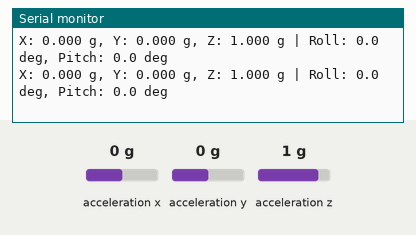
A sketch run on a simulated Arduino Uno, built with avr-gcc and run on an emulated ATmega328P. Parts: the last lines printed to the serial monitor. Wiring (inferred from the names in the program): ADXL345 accelerometer at I2C address 0x53. The inputs (shaded band) are chosen by the test bench; at power-on: acceleration x 0 g, acceleration y 0 g, acceleration z 1 g.

Above: at 1.8 s.
1.9 s: acceleration x set to -1.4 g
At 1.96 s:
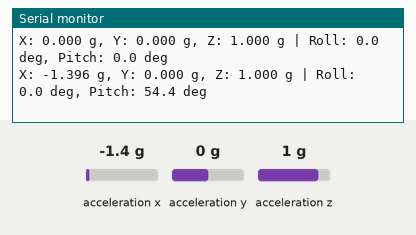
3.4 s: acceleration y set to -1.4 g
At 3.42 s:
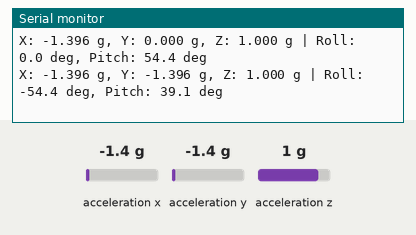
4.9 s: acceleration z set to -1.4 g
At 4.92 s:
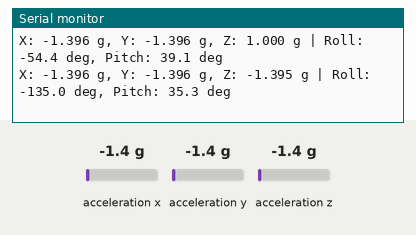
Timing chart, 0 to 7.9 s (numbered marks = the images above; inputs shaded):
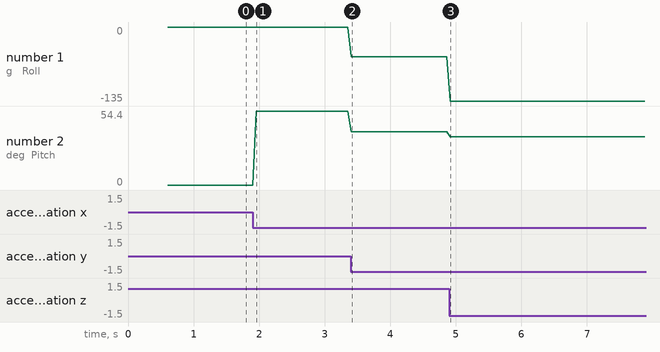

The sketch:

Grove_Accelerometer.ino
```cpp
/*
  Grove - 3-Axis Digital Accelerometer (±16g) [ADXL345]
  - Base Shield I2C 포트 사용
  - X/Y/Z 가속도(g)와 간단한 Roll/Pitch 계산
*/

#include <Wire.h>

#define ADXL345_ADDR     0x53
#define REG_DEVID        0x00
#define REG_POWER_CTL    0x2D
#define REG_DATA_FORMAT  0x31
#define REG_BW_RATE      0x2C
#define REG_DATAX0       0x32

// 고정 오프셋(원하는 경우 테이블에 값을 넣어 보정)
float offsetX = 0.0f, offsetY = 0.0f, offsetZ = 0.0f;

void writeReg(uint8_t reg, uint8_t val) {
  Wire.beginTransmission(ADXL345_ADDR);
  Wire.write(reg);
  Wire.write(val);
  Wire.endTransmission();
}

uint8_t readReg(uint8_t reg) {
  Wire.beginTransmission(ADXL345_ADDR);
  Wire.write(reg);
  Wire.endTransmission(false);        // repeated start
  // Wire.requestFrom(ADXL345_ADDR, (uint8_t)1); // 오버로드 선택 문제
  Wire.requestFrom((uint8_t)ADXL345_ADDR, (uint8_t)1);  // <- 둘 다 uint8_t로
  return Wire.read();
}

void readXYZraw(int16_t &x, int16_t &y, int16_t &z) {
  Wire.beginTransmission(ADXL345_ADDR);
  Wire.write(REG_DATAX0);
  Wire.endTransmission(false);
  // Wire.requestFrom(ADXL345_ADDR, (uint8_t)6);
  Wire.requestFrom((uint8_t)ADXL345_ADDR, (uint8_t)6);  // <- 둘 다 uint8_t로
  x = (int16_t)(Wire.read() | (Wire.read() << 8));
  y = (int16_t)(Wire.read() | (Wire.read() << 8));
  z = (int16_t)(Wire.read() | (Wire.read() << 8));
}

void setup() {
  Serial.begin(115200);
  Wire.begin();

  // 장치 확인 (DEVID = 0xE5)
  uint8_t devid = readReg(REG_DEVID);
  Serial.print("ADXL345 DEVID = 0x");
  Serial.println(devid, HEX);

  // 샘플링 속도 100Hz (BW_RATE = 0x0A)
  writeReg(REG_BW_RATE, 0x0A);

  // DATA_FORMAT:
  //  FULL_RES(비트3)=1, 범위(비트1:0)=11 -> ±16g, full resolution (LSB≈3.9mg)
  writeReg(REG_DATA_FORMAT, 0b00001011);

  // 측정 시작 (POWER_CTL: Measure 비트3=1)
  writeReg(REG_POWER_CTL, 0b00001000);

  delay(10);

  // (선택) 간단한 오프셋 보정: 가만히 둔 상태에서 평균값을 빼기
  const int N = 100;
  long sx=0, sy=0, sz=0;
  for (int i=0; i<N; ++i) {
    int16_t rx, ry, rz;
    readXYZraw(rx, ry, rz);
    sx += rx; sy += ry; sz += rz;
    delay(5);
  }
  // full-res에서 1LSB ≈ 0.0039 g
  offsetX = (sx / (float)N) * 0.0039f;
  offsetY = (sy / (float)N) * 0.0039f;
  offsetZ = (sz / (float)N) * 0.0039f - 1.0f; // 정지 시 Z ≈ +1g 이므로 1g 보정

  Serial.println("Calibration done.");
}

void loop() {
  int16_t rx, ry, rz;
  readXYZraw(rx, ry, rz);

  // full-res 스케일: 약 3.9 mg/LSB
  float xg = rx * 0.0039f - offsetX;
  float yg = ry * 0.0039f - offsetY;
  float zg = rz * 0.0039f - offsetZ;

  // 간단한 기울기 계산 (라디안→도)
  float roll  = atan2(yg, zg) * 180.0f / PI;                 // x축 기준 좌우 기울기
  float pitch = atan2(-xg, sqrt(yg*yg + zg*zg)) * 180.0f / PI; // y축 기준 앞뒤 기울기

  Serial.print("X: "); Serial.print(xg, 3);
  Serial.print(" g, Y: "); Serial.print(yg, 3);
  Serial.print(" g, Z: "); Serial.print(zg, 3);
  Serial.print(" g | Roll: "); Serial.print(roll, 1);
  Serial.print(" deg, Pitch: "); Serial.print(pitch, 1);
  Serial.println(" deg");

  delay(50); // 약 20Hz 출력
}
```

Measured:
- after the input at 1.9 s, the serial monitor: prints a new line after 0.05 s (image 1)
- after the input at 3.4 s, the serial monitor: prints a new line at once (image 2)
- after the input at 4.9 s, the serial monitor: prints a new line at once (image 3)
- plotted number 1: 0 → -54.4 after the input at 3.4 s, -54.4 → -135 after the input at 4.9 s
- plotted number 2: 0 → 54.4 after the input at 1.9 s, 54.4 → 39.1 after the input at 3.4 s, 39.1 → 35.3 after the input at 4.9 s
